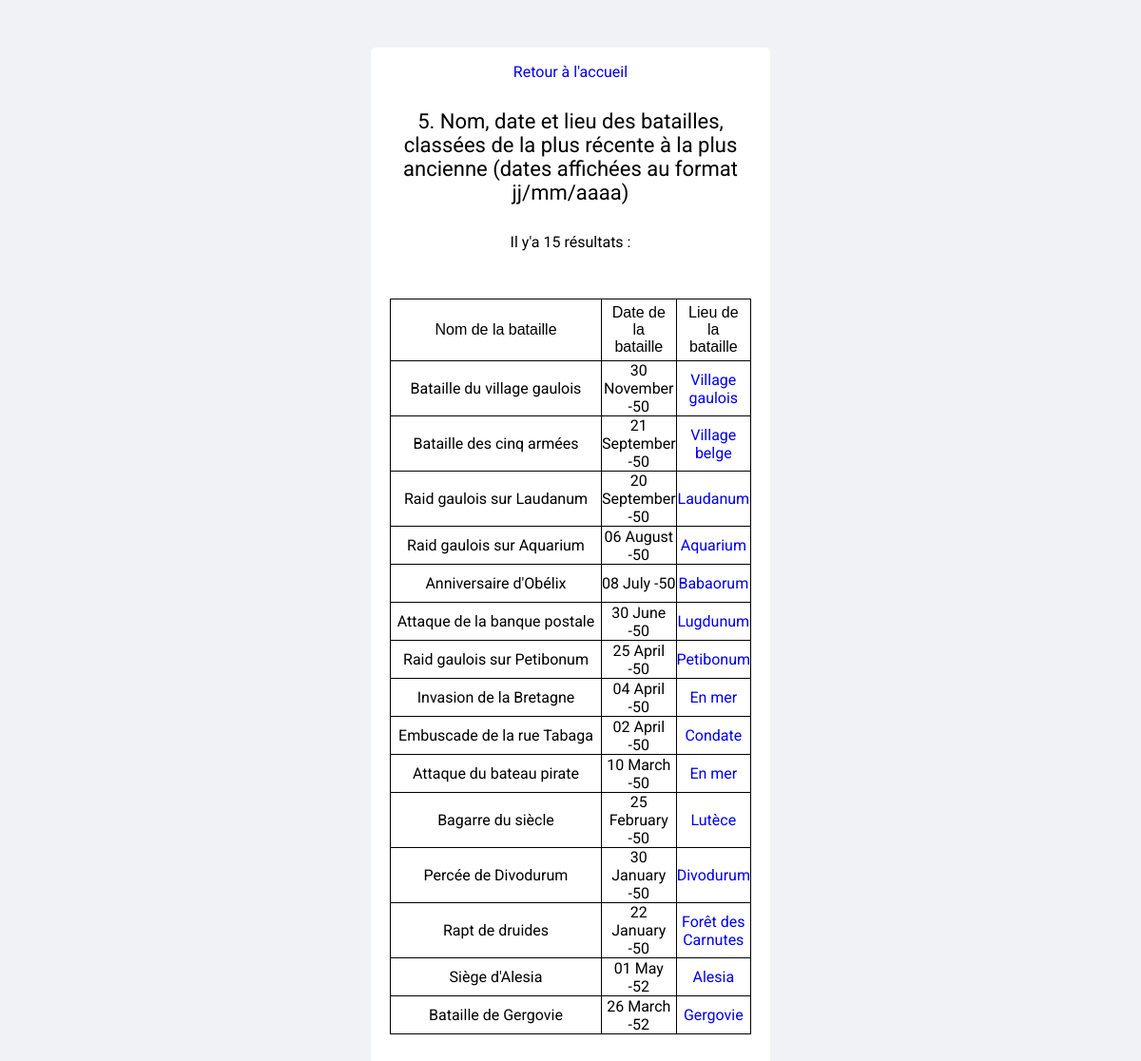
Screenshot of /requete5.php with the database file from the repository.
### tables this page shows
CREATE TABLE IF NOT EXISTS `bataille` (
  `id_bataille` int(11) NOT NULL AUTO_INCREMENT,
  `nom_bataille` varchar(50) NOT NULL,
  `date_bataille` date NOT NULL,
  `id_lieu` int(11) NOT NULL,
  PRIMARY KEY (`id_bataille`),
  KEY `FK_BATAILLE_LIEU` (`id_lieu`),
  CONSTRAINT `FK_BATAILLE_LIEU` FOREIGN KEY (`id_lieu`) REFERENCES `lieu` (`id_lieu`)
);

CREATE TABLE IF NOT EXISTS `lieu` (
  `id_lieu` int(11) NOT NULL AUTO_INCREMENT,
  `nom_lieu` varchar(50) NOT NULL,
  PRIMARY KEY (`id_lieu`)
);

### requete5.php (the view, shortened to what this page needs)
<!DOCTYPE html>
<html lang="en">
<head>
    <link rel="stylesheet" href="CSS/style.css">
</head>
<body>
    <main>
        <?php
            $pdo = connect();
        ?>
        <p> <a href="index.php"> Retour à l'accueil </a> </p>
        <h3>5. Nom, date et lieu des batailles, classées de la plus récente à la plus ancienne (dates affichées au format jj/mm/aaaa)</h3>
        <?php
            $requete = $pdo->query("
                SELECT b.nom_bataille, DATE_FORMAT(b.date_bataille, '%d %M -%y') AS dateBataille, l.nom_lieu, l.id_lieu AS id_lieu
                FROM bataille b, lieu l
                WHERE b.id_lieu = l.id_lieu
                ORDER BY YEAR(b.date_bataille) ASC, MONTH(b.date_bataille) DESC, DAY(b.date_bataille) DESC
            ");
        ?>
        <p>Il y'a <?= $requete->rowCount() ?> résultats :</p>
        <table>
            <thead>
                <tr>
                    <th>Nom de la bataille</th>
                    <th>Date de la bataille</th>
                    <th>Lieu de la bataille</th>
                </tr>
            </thead>
            <tbody>
                <?php
                    foreach($requete->fetchAll() as $gaulois){ ?>
                        <tr>
                            <td> <?= $gaulois["nom_bataille"] ?> </td>
                            <td> <?= $gaulois["dateBataille"] ?> </td>
                            <td> <a href="voirLieu.php?id_lieu=<?= $gaulois["id_lieu"]?>"> <?= $gaulois["nom_lieu"] ?> </a> </td>
                        </tr>
                    <?php } ?>
            </tbody>
        </table>
    </main>
</body>
</html>

### CSS/style.css (style rules this page uses)
* { margin: 0; padding: 0; box-sizing: border-box; }
body { background: #f0f2f5; }
main { background: white; width: 45%; text-align: center; margin: 50px auto; padding: 1px 10px 36px 10px; border-radius: 5px; }
H3 { margin: 30px auto; font-family: 'Roboto', sans-serif; font-size: 22px; font-weight: initial; }
p { margin: 15px auto; font-family: 'Roboto', sans-serif; }
table, td, th { border: 0.5px solid black; border-collapse: collapse; height: 40px; width: 95%; margin: 50px auto 0px; font-family: 'Roboto', sans-serif; }
th { font-family: Arial, Helvetica, sans-serif; font-weight: initial; padding: 5px 10px; }
a { text-decoration: none; }
@media only screen and (min-width: 1200px) { main { width: 35%; } }

### rows the page displays
bataille: nom_bataille "Bataille du village gaulois", dateBataille "30 November -50", id_lieu.nom_lieu "Village gaulois"
bataille: nom_bataille "Bataille des cinq armées", dateBataille "21 September -50", id_lieu.nom_lieu "Village belge"
bataille: nom_bataille "Raid gaulois sur Laudanum", dateBataille "20 September -50", id_lieu.nom_lieu "Laudanum"
bataille: nom_bataille "Raid gaulois sur Aquarium", dateBataille "06 August -50", id_lieu.nom_lieu "Aquarium"
bataille: nom_bataille "Anniversaire d'Obélix", dateBataille "08 July -50", id_lieu.nom_lieu "Babaorum"
bataille: nom_bataille "Attaque de la banque postale", dateBataille "30 June -50", id_lieu.nom_lieu "Lugdunum"
bataille: nom_bataille "Raid gaulois sur Petibonum", dateBataille "25 April -50", id_lieu.nom_lieu "Petibonum"
bataille: nom_bataille "Invasion de la Bretagne", dateBataille "04 April -50", id_lieu.nom_lieu "En mer"
bataille: nom_bataille "Embuscade de la rue Tabaga", dateBataille "02 April -50", id_lieu.nom_lieu "Condate"
bataille: nom_bataille "Attaque du bateau pirate", dateBataille "10 March -50", id_lieu.nom_lieu "En mer"
bataille: nom_bataille "Bagarre du siècle", dateBataille "25 February -50", id_lieu.nom_lieu "Lutèce"
bataille: nom_bataille "Percée de Divodurum", dateBataille "30 January -50", id_lieu.nom_lieu "Divodurum"
bataille: nom_bataille "Rapt de druides", dateBataille "22 January -50", id_lieu.nom_lieu "Forêt des Carnutes"
bataille: nom_bataille "Siège d'Alesia", dateBataille "01 May -52", id_lieu.nom_lieu "Alesia"
bataille: nom_bataille "Bataille de Gergovie", dateBataille "26 March -52", id_lieu.nom_lieu "Gergovie"

### other values shown
$requete->rowCount() "15"
